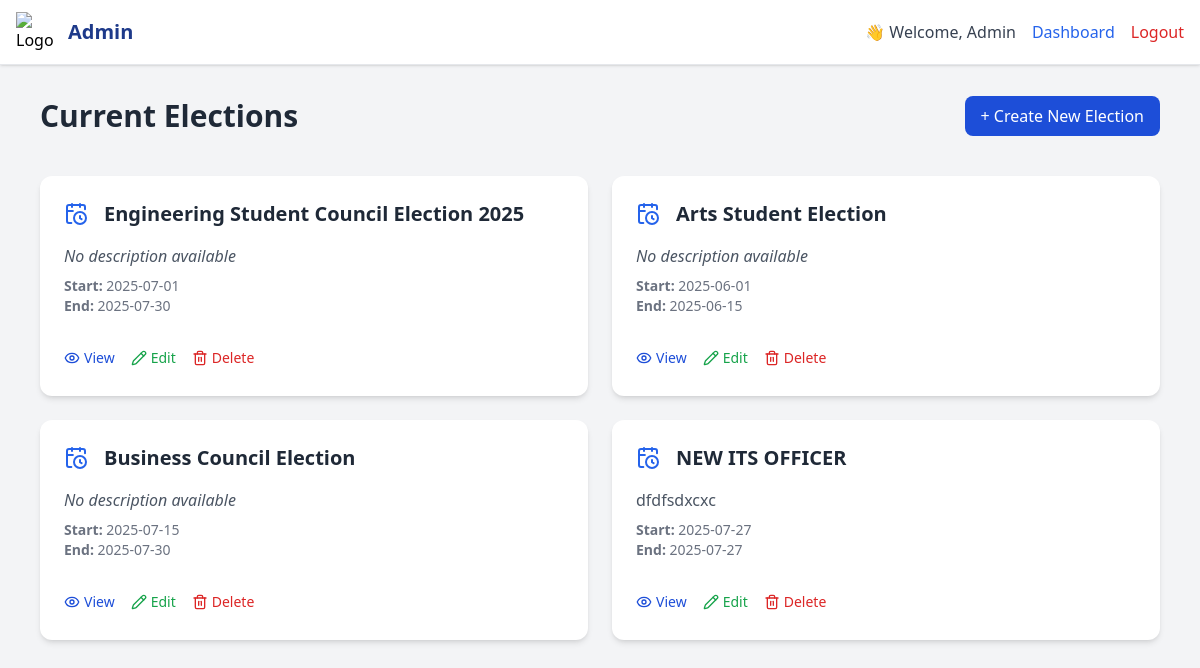
/elections.php, run on an earlier commit of the app's database.
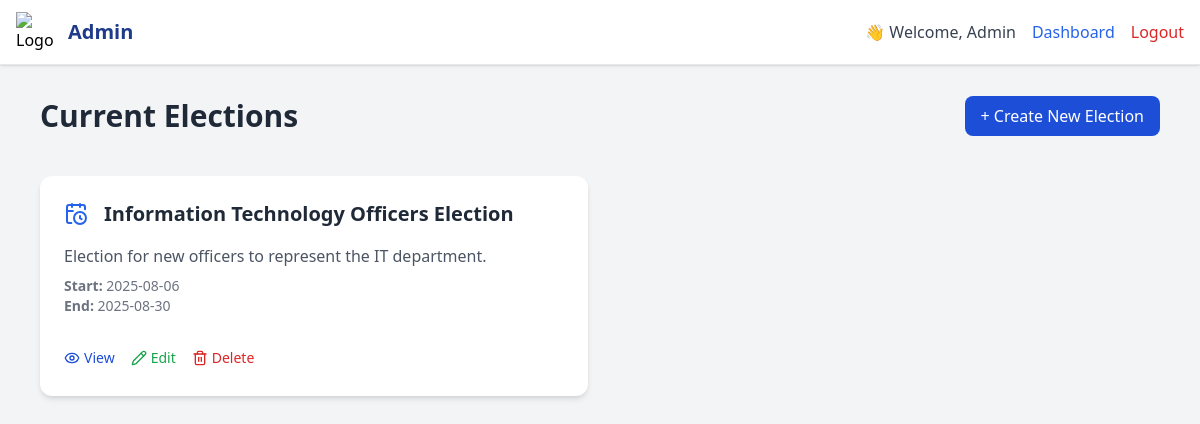
And on a later commit of the database.
### tables this page shows
CREATE TABLE `elections` (
  `id` int(11) NOT NULL,
  `college_id` int(11) DEFAULT NULL,
  `title` varchar(150) DEFAULT NULL,
  `status` enum('active','closed') DEFAULT 'active',
  `start_date` date DEFAULT NULL,
  `end_date` date DEFAULT NULL,
  `course` varchar(50) NOT NULL DEFAULT '',
  `created_at` datetime DEFAULT current_timestamp(),
  `description` text DEFAULT NULL
);

### elections.php (the view, shortened to what this page needs)
<?php
$adminName = $_SESSION['admin_name'] ?? 'Admin';
$conn = new mysqli("localhost", "root", "", "voting_system");
$query = "SELECT * FROM elections ORDER BY id ASC";
$result = $conn->query($query);
?>
<!DOCTYPE html>
<html lang="en">
<head>
  <script src="https://cdn.tailwindcss.com"></script>
</head>
<body class="bg-gray-100 font-sans min-h-screen">
<header class="bg-white border-b shadow fixed top-0 left-0 w-full z-50">
  <div class="max-w-7xl mx-auto px-4 h-16 flex justify-between items-center">
    <div class="flex items-center space-x-3">
      <img src="https://cdn-icons-png.flaticon.com/512/201/201818.png" class="w-10 h-10" alt="Logo">
      <h1 class="text-xl font-bold text-blue-900">Admin </h1>
    </div>
    <div class="flex items-center space-x-4">
      <span class="text-gray-700 font-medium">👋 Welcome, <?= htmlspecialchars($adminName) ?></span>
           <a href="dashboard.php" class="text-blue-600 hover:underline">Dashboard</a>
      <a href="logout.php" class="text-red-600 hover:underline">Logout</a>
    </div>
  </div>
</header>
<main class="max-w-6xl mx-auto pt-24 pb-10 px-4">
  <div class="flex justify-between items-center mb-10">
    <h2 class="text-3xl font-semibold text-gray-800">Current Elections</h2>
    <a href="create_election.php" class="bg-blue-700 text-white px-4 py-2 rounded-lg font-medium hover:bg-blue-800 transition">
      + Create New Election
    </a>
  </div>
  <?php if ($result && $result->num_rows > 0): ?>
    <div class="grid grid-cols-1 md:grid-cols-2 gap-6">
      <?php while ($row = $result->fetch_assoc()): ?>
      <div class="bg-white rounded-xl shadow-md p-6 hover:shadow-lg transition flex flex-col justify-between">
        <div>
          <div class="flex items-center space-x-4 mb-4">
            <i data-lucide="calendar-clock" class="w-6 h-6 text-blue-600"></i>
            <h3 class="text-xl font-semibold text-gray-800"><?= htmlspecialchars($row['title']) ?></h3>
          </div>
          <p class="text-gray-600 mb-2">
            <?= isset($row['description']) ? htmlspecialchars($row['description']) : '<em>No description available</em>' ?>
          </p>
          <div class="text-sm text-gray-500 mb-4">
            <p><strong>Start:</strong> <?= htmlspecialchars($row['start_date']) ?></p>
            <p><strong>End:</strong> <?= htmlspecialchars($row['end_date']) ?></p>
          </div>
        </div>
        <div class="mt-4 flex flex-wrap gap-4">
          <form action="view_election.php" method="POST">
            <button type="submit" class="inline-flex items-center text-sm text-blue-700 hover:underline font-medium">
              <i data-lucide="eye" class="w-4 h-4 mr-1"></i> View
            </button>
          </form>
          <form action="edit_election.php" method="GET">
            <button type="submit" class="inline-flex items-center text-sm text-green-600 hover:underline font-medium">
              <i data-lucide="pencil" class="w-4 h-4 mr-1"></i> Edit
            </button>
          </form>
          <form method="POST" onsubmit="return confirm('Are you sure you want to delete this election?');">
            <button type="submit" class="inline-flex items-center text-sm text-red-600 hover:underline font-medium">
              <i data-lucide="trash" class="w-4 h-4 mr-1"></i> Delete
            </button>
          </form>
        </div>
      </div>
      <?php endwhile; ?>
    </div>
  <?php else: ?>
    <div class="bg-white p-6 rounded-xl shadow text-center text-gray-600">
      No elections found. <a href="create_election.php" class="text-blue-600 underline">Create one now</a>.
    </div>
  <?php endif; ?>
</main>
</body>
</html>

What changed in the data, as far as the page shows it:
removed elections: title "Engineering Student Council Election 2025", shows "No description available", start_date "2025-07-01", end_date "2025-07-30"
removed elections: title "Arts Student Election", shows "No description available", start_date "2025-06-01", end_date "2025-06-15"
removed elections: title "Business Council Election", shows "No description available", start_date "2025-07-15", end_date "2025-07-30"
removed elections: title "NEW ITS OFFICER", description "dfdfsdxcxc", start_date "2025-07-27", end_date "2025-07-27"
added elections: title "Information Technology Officers Election", description "Election for new officers to represent the IT department.", start_date "2025-08-06", end_date "2025-08-30"
